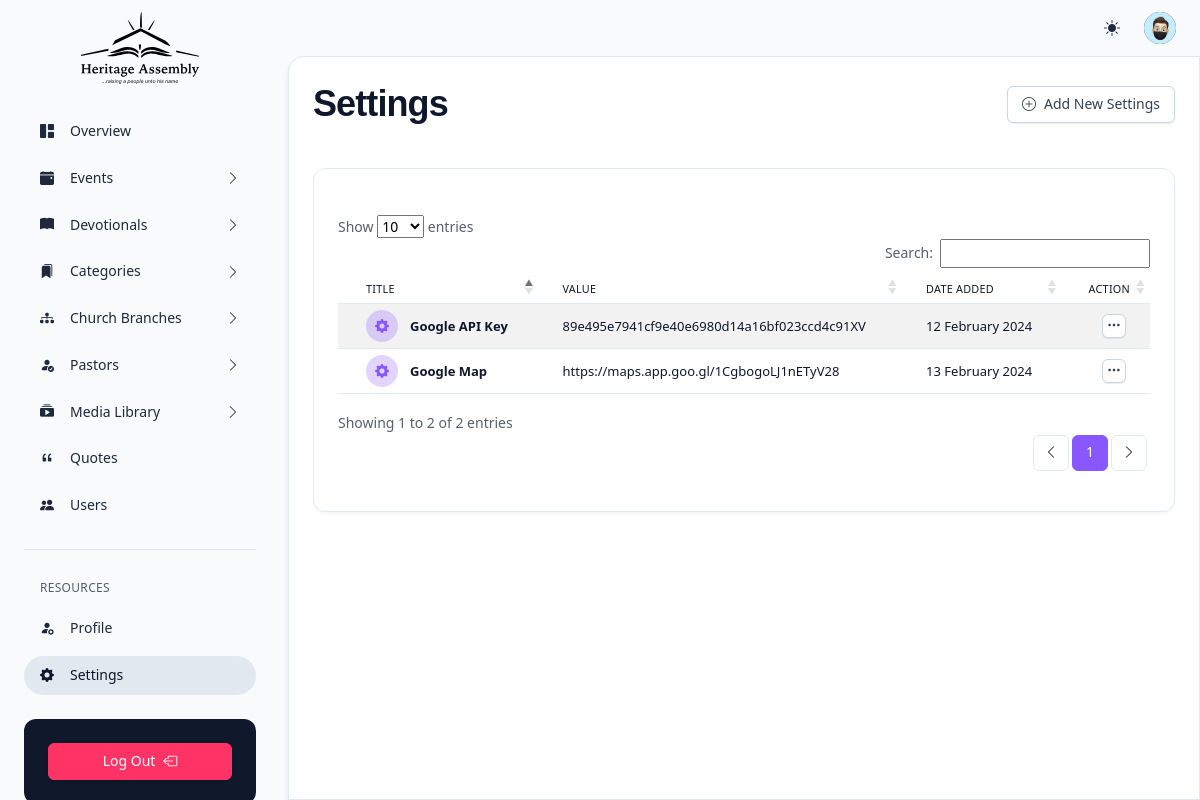
The app's page /settings.php (signed in) with its own data.
### tables this page shows
CREATE TABLE `tbl_settings` (
  `id` int(11) NOT NULL,
  `title` varchar(100) NOT NULL,
  `value` varchar(255) NOT NULL,
  `dateCreated` datetime DEFAULT current_timestamp()
);

### settings.php (the view, shortened to what this page needs)
<?php
    include "./components/header.php";
    require_once "./auth/delete.php";
?>
    <div class="d-flex flex-column flex-lg-row h-lg-100 gap-1">
        <?php include "./components/side-nav.php"; ?>
        <div class="flex-lg-fill overflow-x-auto ps-lg-1 vstack vh-lg-100 position-relative">
            <?php include "./components/topnav.php"; ?>
            <div class="flex-fill overflow-y-lg-auto scrollbar bg-body rounded-top-4 rounded-top-start-lg-4 rounded-top-end-lg-0 border-top border-lg shadow-2">
                <main class="container-fluid px-3 py-5 p-lg-6 p-xxl-8">
                    <div class="mb-6 mb-xl-10">
                        <div class="row g-3 align-items-center">
                            <div class="col">
                                <h1 class="ls-tight">Settings</h1>
                            </div>
                            <div class="col">
                                <div class="hstack justify-content-end">
                                    <a href="new-settings" class="btn d-inline-flex btn-sm btn-neutral"><span class="pe-2"><i class="bi bi-plus-circle"></i></span> <span>Add New Settings</span></a>
                                </div>
                            </div>
                        </div>
                    </div>
                    <div class="row g-3 g-xxl-6">
                        <div class="col-xxl-12">
                            <div class="vstack gap-3 gap-md-6">
                                <div class="card">
                                    <div class="card-body pb-0">
                                        <div class="table-responsive mb-10 mt-5">
                                            <table id="settings" class="table table-hover table-striped table-sm table-nowrap">
                                                <thead>
                                                    <tr>
                                                        <th scope="col">
                                                            <div class="d-flex align-items-center gap-2 ps-1">
                                                                <span>Title</span>
                                                            </div>
                                                        </th>
                                                        <th scope="col">Value</th>
                                                        <th scope="col">Date Added</th>
                                                        <th scope="col" class="d-none text-end d-xl-table-cell">Action</th>
                                                    </tr>
                                                </thead>
                                                <tbody>
                                                <?php
                                                    $select_query = "SELECT * FROM tbl_settings ORDER BY dateCreated ASC";
                                                        $result = mysqli_query($conn, $select_query);
                                                        if (mysqli_num_rows($result) > 0) {
                                                            while($row = mysqli_fetch_assoc($result)) {
                                                                $title = $row['title'];
                                                                $value = $row['value'];
                                                                $dateCreated = $row['dateCreated'];
                                                                $date = strtotime($dateCreated);
                                                    ?>
                                                    <tr>
                                                        <td>
                                                            <div class="d-flex align-items-center gap-3 ps-1">
                                                                <div class="d-xl-inline-flex icon icon-shape w-rem-8 h-rem-8 rounded-circle text-sm bg-primary bg-opacity-25 text-primary"><i class="bi bi-gear-fill"></i></div>
                                                                <div><span class="d-block text-heading fw-bold"><?php echo $title; ?></span></div>
                                                            </div>
                                                        </td>
                                                        <td><?php echo $value; ?></td>
                                                        <td><?php echo date('j F Y', $date); ?></td>
                                                        <td class="text-end">
                                                            <div class="dropdown">
                                                            <button type="button" class="btn btn-sm btn-square btn-neutral w-rem-6 h-rem-6" data-bs-toggle="dropdown" aria-haspopup="false" aria-expanded="false"><i class="bi bi-three-dots"></i></button>
                                                            </div>
                                                        </td>
                                                    </tr>
                                                    <?php
                                                            }
                                                        }
                                                    ?>
                                                </tbody>
                                            </table>
                                        </div>
                                    </div>
                                </div>
                            </div>
                        </div>
                    </div>
                </main>
            </div>
        </div>
    </div>
<?php
include "./components/footer.php";
?>

### assets/css/utility.css (style rules this page uses)
[class*=shadow] { transition: all .15s ease-in-out }
.overflow-x-auto { overflow-x: auto!important }
.d-block { display: block!important }
.d-flex { display: flex!important }
.d-inline-flex { display: inline-flex!important }
.d-none { display: none!important }
.shadow-2 { box-shadow: 0 6px 6px -1px rgba(10,22,70,.1),0 0 1px rgba(10,22,70,.06)!important }
.position-relative { position: relative!important }
.border-top { border-top: var(--x-border-width)var(--x-border-style)var(--x-border-color)!important }
.flex-fill { flex: auto!important }
.flex-column { flex-direction: column!important }
.justify-content-end { justify-content: flex-end!important }
.align-items-center { align-items: center!important }
.mt-5 { margin-top: 1.25rem!important }
.mb-6 { margin-bottom: 1.5rem!important }
.mb-10 { margin-bottom: 2.5rem!important }
.px-3 { padding-left: .75rem!important; padding-right: .75rem!important }
.py-5 { padding-top: 1.25rem!important; padding-bottom: 1.25rem!important }
.pe-2 { padding-right: .5rem!important }
.pb-0 { padding-bottom: 0!important }
.ps-1 { padding-left: .25rem!important }
.gap-1 { gap: .25rem!important }
.gap-2 { gap: .5rem!important }
.gap-3 { gap: .75rem!important }
.fw-bold { font-weight: 600!important }
.text-end { text-align: right!important }
.text-primary,.text-primary-hover:hover { --x-text-opacity: 1; color: rgba(var(--x-primary-rgb),var(--x-text-opacity))!important }
.text-heading { --x-text-opacity: 1; color: var(--x-heading-color)!important }
.bg-primary,.bg-primary-hover:hover { --x-bg-opacity: 1; background-color: rgba(var(--x-primary-rgb),var(--x-bg-opacity))!important }
.bg-body { --x-bg-opacity: 1; background-color: rgba(var(--x-body-bg-rgb),var(--x-bg-opacity))!important }
.bg-body-tertiary { --x-bg-opacity: 1; background-color: rgba(var(--x-tertiary-bg-rgb),var(--x-bg-opacity))!important }
.bg-opacity-25 { --x-bg-opacity: .25 }
.rounded-circle { border-radius: 50%!important }
.rounded-top-4 { border-top-left-radius: 1rem!important; border-top-right-radius: 1rem!important }
.text-sm { font-size: .875rem!important }
.ls-tight { letter-spacing: -.025em!important }
.w-rem-6 { width: 1.5rem!important }
.w-rem-8 { width: 2rem!important }
.h-rem-6 { height: 1.5rem!important }
.h-rem-8 { height: 2rem!important }
@media (min-width: 768px) { .gap-md-6 { gap: 1.5rem!important } }
@media (min-width: 992px) { .overflow-y-lg-auto { overflow-y:auto!important } }
@media (min-width: 992px) { .border-lg { border: var(--x-border-width)var(--x-border-style)var(--x-border-color)!important } }
@media (min-width: 992px) { .h-lg-100 { height: 100%!important } }
@media (min-width: 992px) { .vh-lg-100 { height: 100vh!important } }
@media (min-width: 992px) { .flex-lg-fill { flex: auto!important } }
@media (min-width: 992px) { .flex-lg-row { flex-direction: row!important } }
@media (min-width: 992px) { .p-lg-6 { padding: 1.5rem!important } }
@media (min-width: 992px) { .ps-lg-1 { padding-left: .25rem!important } }
@media (min-width: 992px) { .rounded-top-start-lg-4 { border-top-left-radius: 1rem!important } }
@media (min-width: 992px) { .rounded-top-end-lg-0 { border-top-right-radius: 0!important } }
@media (min-width: 1200px) { .d-xl-table-cell { display:table-cell!important } }
@media (min-width: 1200px) { .d-xl-inline-flex { display: inline-flex!important } }
@media (min-width: 1200px) { .mb-xl-10 { margin-bottom: 2.5rem!important } }

### records on screen
tbl_settings: title "Google API Key", value "89e495e7941cf9e40e6980d14a16bf023ccd4c91XV", dateCreated "12 February 2024"
tbl_settings: title "Google Map", value "https://maps.app.goo.gl/1CgbogoLJ1nETyV28", dateCreated "13 February 2024"
